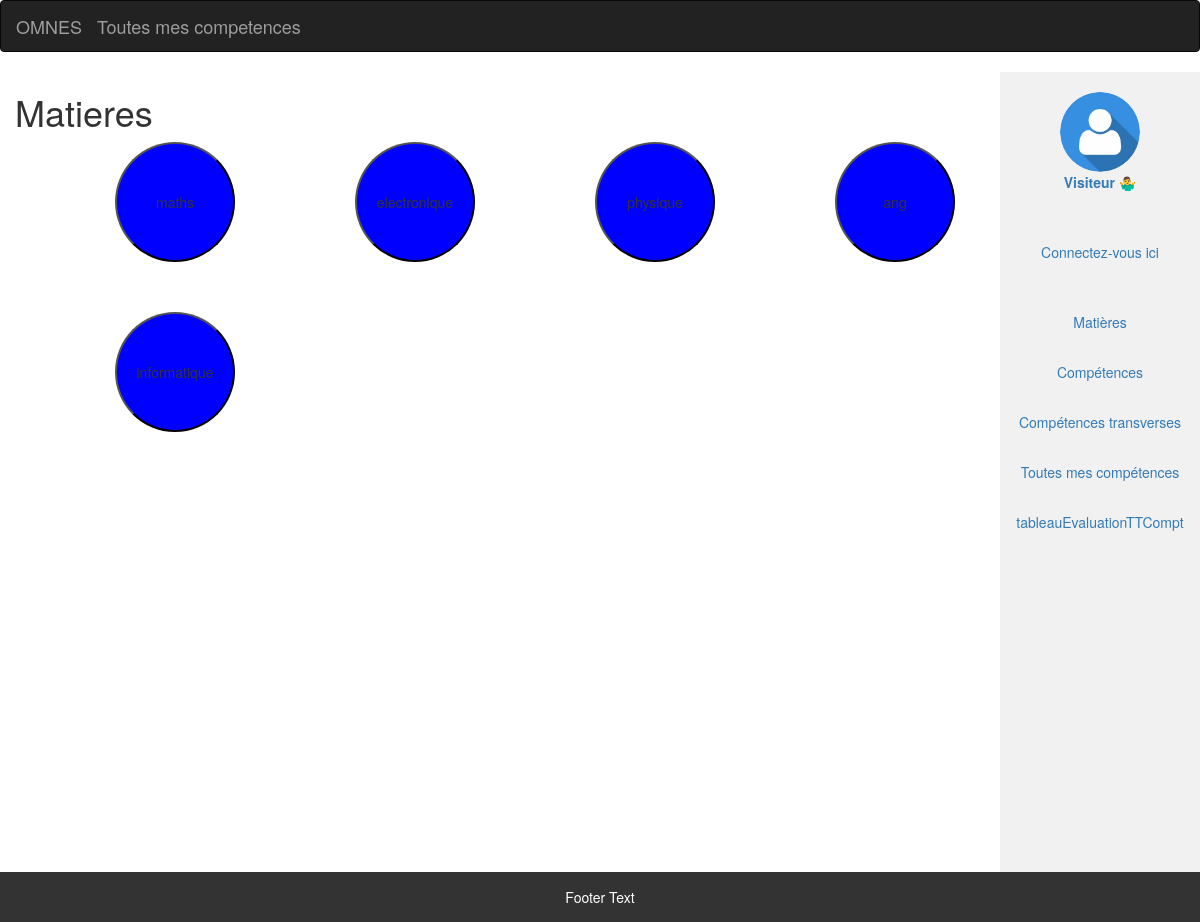
/matieres.php, run on an earlier commit of the app's database.
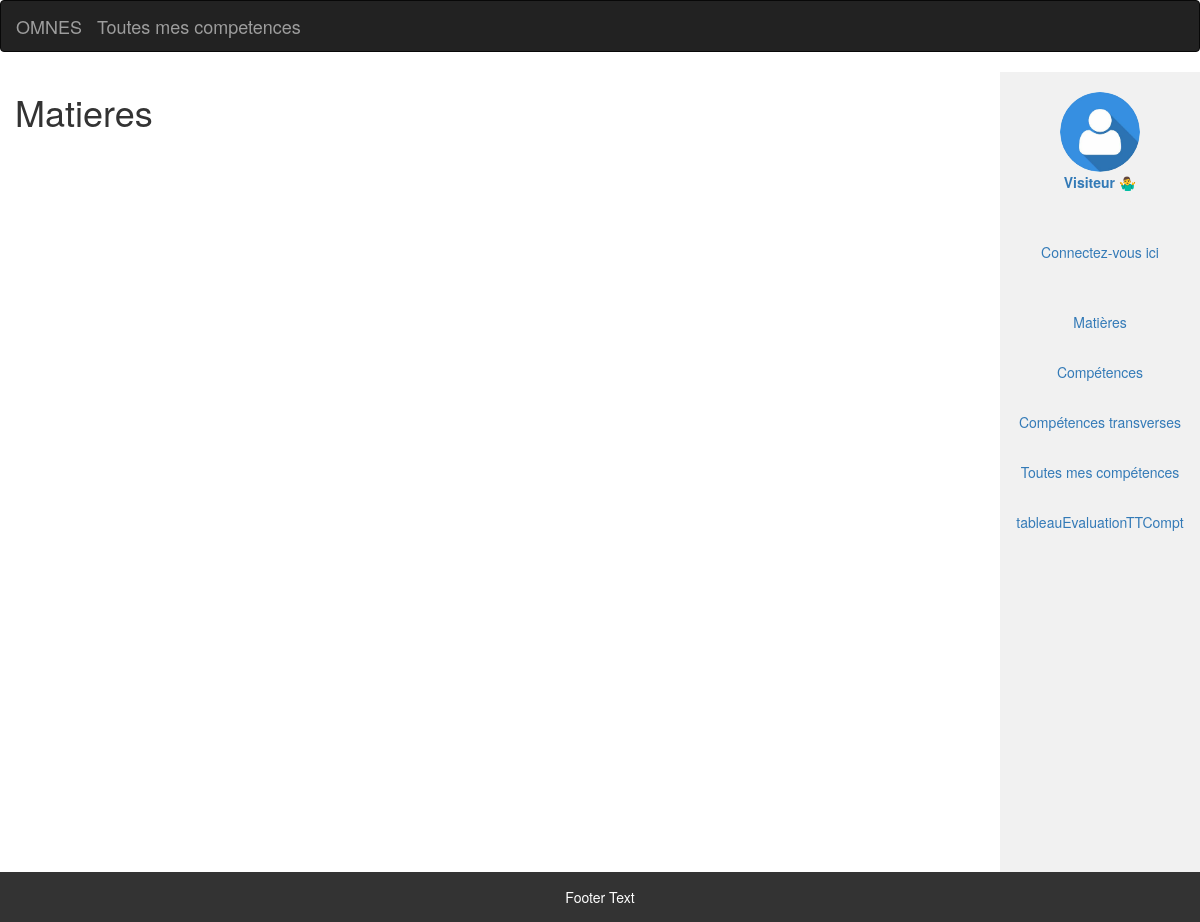
And on a later commit of the database.
### tables this page shows
CREATE TABLE Matieres
(
    id             INT AUTO_INCREMENT PRIMARY KEY,
    nom_matiere    VARCHAR(255) NOT NULL,
    volume_horaire INT          NOT NULL
);

### tableau_matieres.php (the view, shortened to what this page needs)
<?php
$connexion = mysqli_connect("localhost", "root", "root", "omnes myskills");
$data = mysqli_query($connexion, "SELECT * FROM matieres");
$nb_cercles = 0;
echo "<form method='post' action='tableau_affichage_Matieres_Competences.php'>";
echo "<table>";
while ($ligne = mysqli_fetch_assoc($data)) {
    echo "<td><button class='circle' name='MATChoisie' value='" . $ligne['id'] . "'>" . $ligne['nom_matiere'] . "</button></td>";
    $nb_cercles++;
    if ($nb_cercles % 4 == 0) {
        echo "</tr><tr>";
    }
}
echo "</table>";
echo "</form>";
?>

What changed in the data, as far as the page shows it:
removed matieres: $ligne['id'] 1 (drawn), nom_matiere "maths"
removed matieres: $ligne['id'] 2 (drawn), nom_matiere "electronique"
removed matieres: $ligne['id'] 3 (drawn), nom_matiere "physique"
removed matieres: $ligne['id'] 4 (drawn), nom_matiere "ang"
removed matieres: $ligne['id'] 5 (drawn), nom_matiere "informatique"
